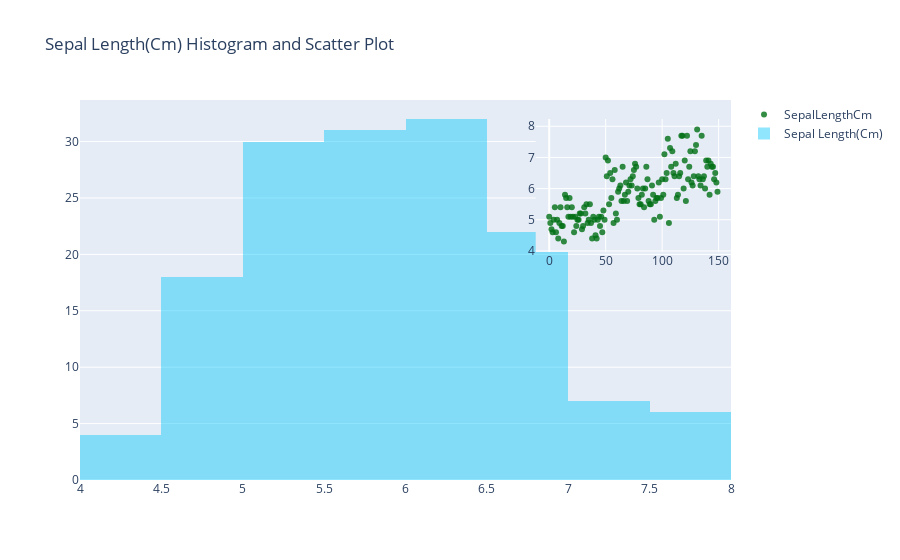

Write notebook code for a chart like this one.
### Markdown cell above
# <a id="8">Inset Plots (Plotly)</a>
If you do not understand the code check my plotly tutorial.

### Code cell
# trace1 is line plot
# go: graph object
trace1 = go.Scatter(
    x=df.index,
    y=df.SepalLengthCm,
    mode = "markers",
    xaxis='x2',
    yaxis='y2',
    name = "SepalLengthCm",
    marker = dict(color = 'rgba(0, 112, 20, 0.8)'),
)

# trace2 is histogram
trace2 = go.Histogram(
    x=df.SepalLengthCm,
    opacity=0.75,
    name = "Sepal Length(Cm)",
    marker=dict(color='rgba(10, 200, 250, 0.6)'))

# add trace1 and trace2
data = [trace1, trace2]
layout = go.Layout(
    xaxis2=dict(
        domain=[0.7, 1],
        anchor='y2',        
    ),
    yaxis2=dict(
        domain=[0.6, 0.95],
        anchor='x2',
    ),
    title = ' Sepal Length(Cm) Histogram and Scatter Plot'
)
fig = go.Figure(data=data, layout=layout)
iplot(fig)

### Figure 1 — Plotly figure (JSON) as saved in the notebook; plotly's stock layout.template omitted (floating-point values rounded to 4 significant figures; data arrays with more than 128 entries replaced by an {"elided": "..."} marker saying what was removed)
{"data": [{"marker": {"color": "rgba(0, 112, 20, 0.8)"}, "mode": "markers", "name": "SepalLengthCm", "type": "scatter", "x": {"elided": "150 int values"}, "xaxis": "x2", "y": {"elided": "150 float values"}, "yaxis": "y2"}, {"marker": {"color": "rgba(10, 200, 250, 0.6)"}, "name": "Sepal Length(Cm)", "opacity": 0.75, "type": "histogram", "x": {"elided": "150 float values"}}], "layout": {"title": {"text": " Sepal Length(Cm) Histogram and Scatter Plot"}, "xaxis2": {"anchor": "y2", "domain": [0.7, 1]}, "yaxis2": {"anchor": "x2", "domain": [0.6, 0.95]}}}
